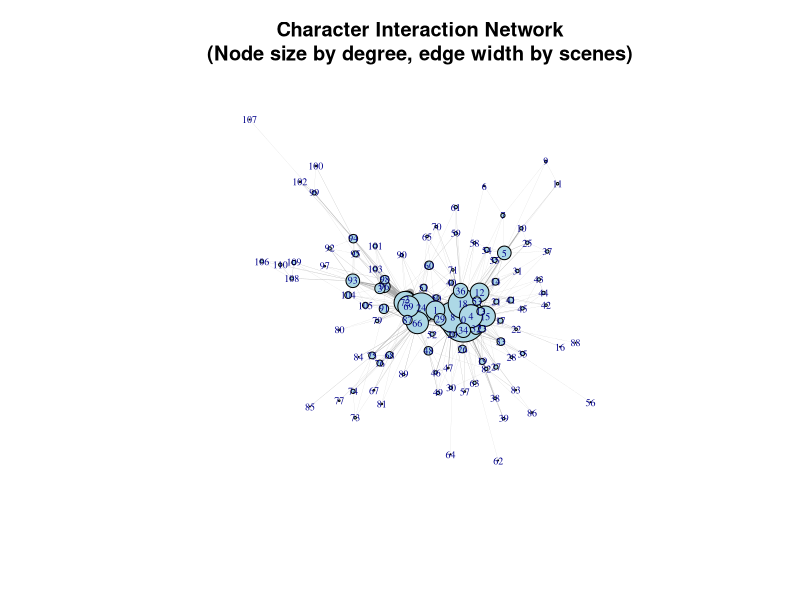
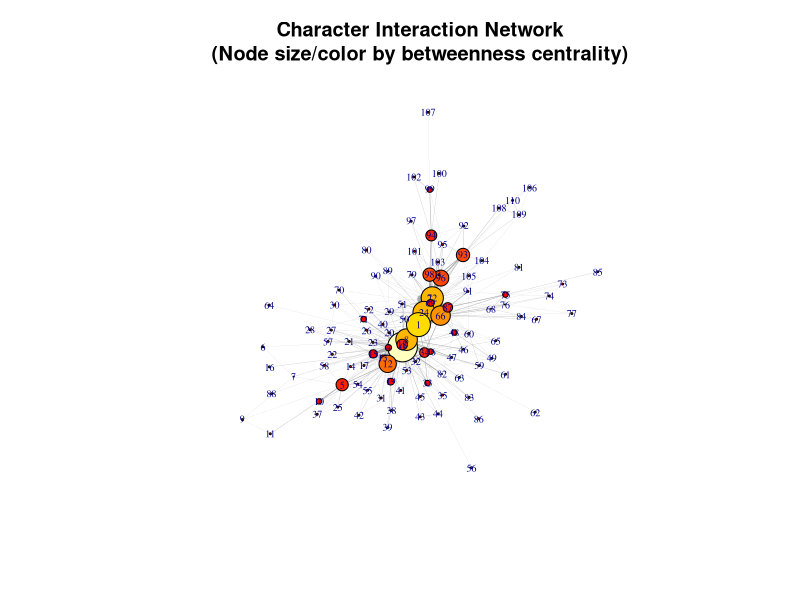
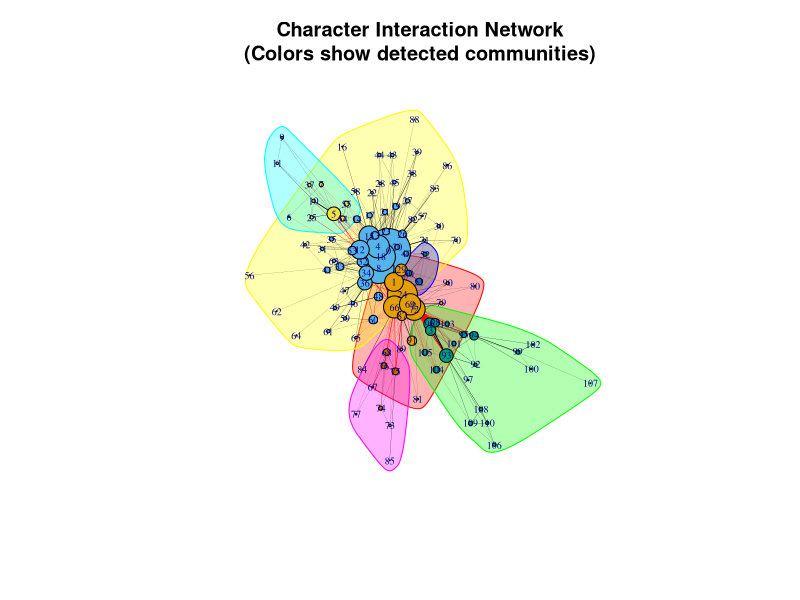

Write R code to recreate these figures, in order.
## ---- chunk 1
library(readxl)
data <- read_excel("starwars-links.xlsx")

## ---- chunk 2
head(data)

## ---- chunk 3
library(igraph)
# Create the network graph (undirected and weighted)
g <- graph_from_data_frame(data, directed = FALSE)
# Set edge weights
E(g)$weight <- data$scenes

# Basic network information
cat("Network Summary:\n")
cat("Number of nodes (characters):", vcount(g), "\n")
cat("Number of edges (interactions):", ecount(g), "\n")
cat("Network density:", edge_density(g), "\n\n")

## ---- chunk 4
# Visualization 1: Basic network plot with node size by degree
plot(g, 
     vertex.size = degree(g) * 0.5,
     vertex.label.cex = 0.6,
     vertex.color = "lightblue",
     edge.width = E(g)$weight/10,
     main = "Character Interaction Network\n(Node size by degree, edge width by scenes)")

## ---- chunk 5
# Visualization 2: Network with node size by betweenness centrality
betweenness_values <- betweenness(g, weights = 1/E(g)$weight)
plot(g,
     vertex.size = sqrt(betweenness_values) * 0.3,
     vertex.label.cex = 0.6,
     vertex.color = heat.colors(10)[cut(betweenness_values, breaks = 10)],
     edge.width = E(g)$weight/10,
     main = "Character Interaction Network\n(Node size/color by betweenness centrality)")

## ---- chunk 6
# Visualization 3: Community detection
communities <- cluster_louvain(g, weights = E(g)$weight)
plot(communities, g,
     vertex.size = degree(g) * 0.5,
     vertex.label.cex = 0.6,
     edge.width = E(g)$weight/10,
     main = "Character Interaction Network\n(Colors show detected communities)")
## ---- chunk 7
# ============================================
# QUESTION 1: Most Central Characters
# ============================================

# Degree centrality
degree_cent <- degree(g)
cat("\n=== QUESTION 1: Most Central Characters ===\n\n")
cat("Top 10 characters by degree (number of connections):\n")
print(sort(degree_cent, decreasing = TRUE)[1:10])

# Weighted degree (strength)
strength_cent <- strength(g, weights = E(g)$weight)
cat("\nTop 10 characters by weighted degree (total scenes):\n")
print(sort(strength_cent, decreasing = TRUE)[1:10])

# Closeness centrality
closeness_cent <- closeness(g, weights = 1/E(g)$weight)
cat("\nTop 10 characters by closeness centrality:\n")
print(sort(closeness_cent, decreasing = TRUE)[1:10])

# Eigenvector centrality
eigen_cent <- eigen_centrality(g, weights = E(g)$weight)$vector
cat("\nTop 10 characters by eigenvector centrality:\n")
print(sort(eigen_cent, decreasing = TRUE)[1:10])

# ============================================
# QUESTION 2: Community Structure
# ============================================

cat("\n\n=== QUESTION 2: Community Structure ===\n\n")

# Louvain community detection
communities <- cluster_louvain(g, weights = E(g)$weight)

cat("Number of communities detected:", length(communities), "\n")
cat("Modularity score:", modularity(communities), "\n")
cat("\nCommunity sizes:\n")
print(sizes(communities))

cat("\nCharacters in each community:\n")
for(i in 1:length(communities)) {
  cat(sprintf("\nCommunity %d (%d members):\n", i, sum(membership(communities) == i)))
  print(V(g)$name[membership(communities) == i])
}

# ============================================
# QUESTION 3: Bridge Characters
# ============================================

cat("\n\n=== QUESTION 3: Bridge Characters ===\n\n")

# Betweenness centrality
betweenness_cent <- betweenness(g, weights = 1/E(g)$weight)
cat("Top 10 characters by betweenness centrality (bridge characters):\n")
print(sort(betweenness_cent, decreasing = TRUE)[1:10])

# Edge betweenness
edge_between <- edge_betweenness(g, weights = 1/E(g)$weight)
cat("\nTop 10 most important connections (edge betweenness):\n")
top_edges <- order(edge_between, decreasing = TRUE)[1:10]
for(i in top_edges) {
  cat(sprintf("Characters %s - %s: %.2f\n", 
              ends(g, i)[1], ends(g, i)[2], edge_between[i]))
}

# Articulation points (cut vertices)
articulation <- articulation_points(g)
cat("\nArticulation points (critical connectors):\n")
if(length(articulation) > 0) {
  print(V(g)$name[articulation])
} else {
  cat("No articulation points found (network is 2-connected)\n")
}

# Summary statistics
cat("\n\n=== OVERALL NETWORK STATISTICS ===\n\n")
cat("Average degree:", mean(degree_cent), "\n")
cat("Network diameter:", diameter(g, weights = 1/E(g)$weight), "\n")
cat("Average path length:", mean_distance(g, weights = 1/E(g)$weight), "\n")
cat("Clustering coefficient:", transitivity(g, type = "global"), "\n")
cat("Network density:", edge_density(g), "\n")
